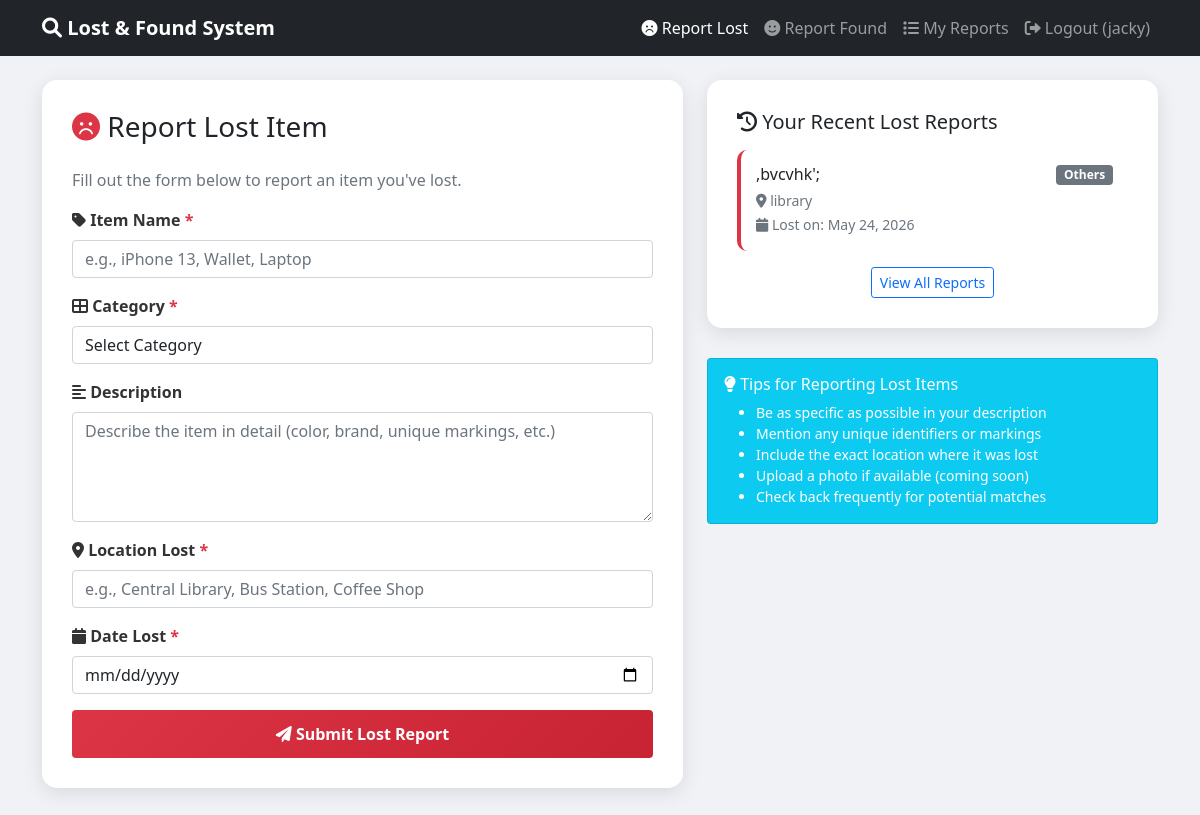
Page /Frontend/Public_Users/lost_reports.php (signed in) on the committed database.
### tables this page shows
CREATE TABLE `lost_reports` (
  `id` int(11) NOT NULL AUTO_INCREMENT,
  `user_id` int(11) NOT NULL,
  `item_name` varchar(255) NOT NULL,
  `category` varchar(100) NOT NULL,
  `description` text DEFAULT NULL,
  `location` varchar(255) NOT NULL,
  `date_lost` date NOT NULL,
  `created_at` timestamp NOT NULL DEFAULT current_timestamp(),
  `status` enum('open','resolved','closed') DEFAULT 'open',
  PRIMARY KEY (`id`),
  KEY `idx_user_id` (`user_id`),
  KEY `idx_category` (`category`),
  KEY `idx_date_lost` (`date_lost`),
  KEY `idx_lost_reports_search` (`item_name`,`category`,`location`),
  CONSTRAINT `lost_reports_ibfk_1` FOREIGN KEY (`user_id`) REFERENCES `users` (`id`) ON DELETE CASCADE
);

### Frontend/Public_Users/lost_reports.php (the view, shortened to what this page needs)
<?php
require_once "../../config/db_connect.php";
$user_id = $_SESSION['user_id'];
$recent_query = "SELECT * FROM lost_reports WHERE user_id = $user_id ORDER BY created_at DESC LIMIT 5";
$recent_reports = mysqli_query($conn, $recent_query);
?>
<!DOCTYPE html>
<html lang="en">
<head>
    <link href="https://cdn.jsdelivr.net/npm/bootstrap@5.1.3/dist/css/bootstrap.min.css" rel="stylesheet">
    <link href="https://cdnjs.cloudflare.com/ajax/libs/font-awesome/6.0.0/css/all.min.css" rel="stylesheet">
</head>
<body>
    <nav class="navbar navbar-expand-lg navbar-dark bg-dark">
        <div class="container">
            <a class="navbar-brand" href="../../index.php">
                <i class="fas fa-search"></i> Lost & Found System
            </a>
            <div class="collapse navbar-collapse" id="navbarNav">
                <ul class="navbar-nav ms-auto">
                    <li class="nav-item">
                        <a class="nav-link active" href="lost_reports.php">
                            <i class="fas fa-frown"></i> Report Lost
                        </a>
                    </li>
                    <li class="nav-item">
                        <a class="nav-link" href="found_items.php">
                            <i class="fas fa-smile"></i> Report Found
                        </a>
                    </li>
                    <li class="nav-item">
                        <a class="nav-link" href="myReports.php">
                            <i class="fas fa-list"></i> My Reports
                        </a>
                    </li>
                    <li class="nav-item">
                        <a class="nav-link" href="../../auth/logout.php">
                            <i class="fas fa-sign-out-alt"></i> Logout (<?php echo htmlspecialchars($_SESSION['username']); ?>)
                        </a>
                    </li>
                </ul>
            </div>
        </div>
    </nav>
    <div class="container mt-4">
        <div class="row">
            <div class="col-md-7">
                <div class="form-container">
                    <h3 class="mb-4">
                        <i class="fas fa-frown text-danger"></i> Report Lost Item
                    </h3>
                    <p class="text-muted">Fill out the form below to report an item you've lost.</p>
                    <form id="lostReportForm">
                        <div class="mb-3">
                            <label class="form-label">
                                <i class="fas fa-tag"></i> Item Name <span class="text-danger">*</span>
                            </label>
                            <input type="text" class="form-control" name="item_name" required
                                   placeholder="e.g., iPhone 13, Wallet, Laptop">
                        </div>
                        <div class="mb-3">
                            <label class="form-label">
                                <i class="fas fa-th-large"></i> Category <span class="text-danger">*</span>
                            </label>
                            <select class="form-control" name="category" required>
                                <option value="">Select Category</option>
                            </select>
                        </div>
                        <div class="mb-3">
                            <label class="form-label">
                                <i class="fas fa-align-left"></i> Description
                            </label>
                            <textarea class="form-control" name="description" rows="4"
                                      placeholder="Describe the item in detail (color, brand, unique markings, etc.)"></textarea>
                        </div>
                        <div class="mb-3">
                            <label class="form-label">
                                <i class="fas fa-map-marker-alt"></i> Location Lost <span class="text-danger">*</span>
                            </label>
                            <input type="text" class="form-control" name="location" required
                                   placeholder="e.g., Central Library, Bus Station, Coffee Shop">
                        </div>
                        <div class="mb-3">
                            <label class="form-label">
                                <i class="fas fa-calendar"></i> Date Lost <span class="text-danger">*</span>
                            </label>
                            <input type="date" class="form-control" name="date_lost" required>
                        </div>
                        <button type="submit" class="btn btn-danger btn-submit w-100">
                            <i class="fas fa-paper-plane"></i> Submit Lost Report
                        </button>
                    </form>
                </div>
            </div>
            <div class="col-md-5">
                <div class="form-container">
                    <h5 class="mb-3">
                        <i class="fas fa-history"></i> Your Recent Lost Reports
                    </h5>
                    <?php if(mysqli_num_rows($recent_reports) > 0): ?>
                        <?php while($report = mysqli_fetch_assoc($recent_reports)): ?>
                        <div class="recent-card">
                            <div class="d-flex justify-content-between align-items-start">
                                <div>
                                    <h6 class="mb-1"><?php echo htmlspecialchars($report['item_name']); ?></h6>
                                    <small class="text-muted">
                                        <i class="fas fa-map-marker-alt"></i> <?php echo htmlspecialchars($report['location']); ?>
                                    </small><br>
                                    <small class="text-muted">
                                        <i class="fas fa-calendar"></i> Lost on: <?php echo date('M d, Y', strtotime($report['date_lost'])); ?>
                                    </small>
                                </div>
                                <span class="badge bg-secondary"><?php echo htmlspecialchars($report['category']); ?></span>
                            </div>
                        </div>
                        <?php endwhile; ?>
                        <div class="text-center mt-3">
                            <a href="myReports.php" class="btn btn-sm btn-outline-primary">View All Reports</a>
                        </div>
                    <?php endif; ?>
                </div>
                <div class="card bg-info text-white mt-3">
                    <div class="card-body">
                        <h6><i class="fas fa-lightbulb"></i> Tips for Reporting Lost Items</h6>
                        <ul class="small mb-0">
                            <li>Be as specific as possible in your description</li>
                            <li>Mention any unique identifiers or markings</li>
                            <li>Include the exact location where it was lost</li>
                            <li>Upload a photo if available (coming soon)</li>
                            <li>Check back frequently for potential matches</li>
                        </ul>
                    </div>
                </div>
            </div>
        </div>
    </div>
</body>
</html>

### Frontend/Public_Users/lost_reports.php (style rules this page uses)
body { background: #f0f2f5; }
.navbar-brand { font-weight: bold; }
.form-container { background: white; border-radius: 15px; box-shadow: 0 5px 20px rgba(0,0,0,0.1); padding: 30px; margin-bottom: 30px; }
.recent-card { background: white; border-radius: 10px; padding: 15px; margin-bottom: 15px; transition: transform 0.3s; border-left: 4px solid #dc3545; }
.form-label { font-weight: 600; color: #333; }
.btn-submit { background: linear-gradient(135deg, #dc3545 0%, #c82333 100%); border: none; padding: 12px 30px; font-weight: bold; }

### rows in the picture
lost_reports: item_name ",bvcvhk';", location "library", date_lost "May 24, 2026", category "Others"

### other values in the picture
$_SESSION['username'] "jacky"
